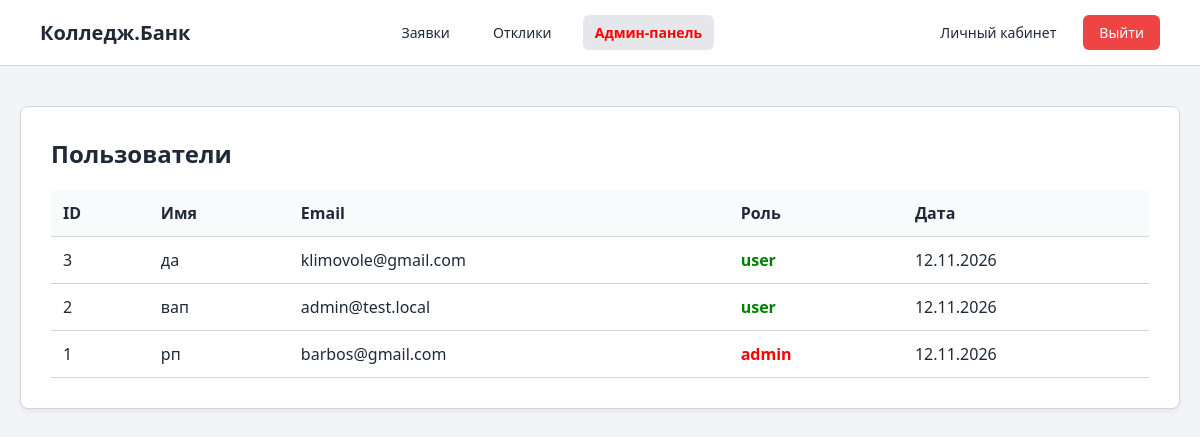
/admin.php (signed in), run on the app's committed database.
### tables this page shows
CREATE TABLE users (
    id INTEGER PRIMARY KEY AUTOINCREMENT,
    name TEXT NOT NULL,
    email TEXT UNIQUE NOT NULL,
    password_hash TEXT NOT NULL,
    role TEXT DEFAULT 'user',
    bio TEXT DEFAULT 'Информация обо мне пока не заполнена.',
    skills TEXT DEFAULT 'Навыки не указаны',
    created_at DATETIME DEFAULT CURRENT_TIMESTAMP
);

### admin.php (the view, shortened to what this page needs)
<?php
require 'db.php';
$users = $db->query("SELECT id, name, email, role, created_at FROM users ORDER BY id DESC")->fetchAll(PDO::FETCH_ASSOC);
?>
<!DOCTYPE html>
<html lang="ru">
<head>
    <meta charset="UTF-8"><title>Админ-панель | Колледж.Банк</title><link rel="stylesheet" href="style.css">
</head>
<body>
    <div class="top-bar">
        <div><strong>Колледж.Банк</strong></div>
        <div>
            <a href="offers.php" class="nav-link">Заявки</a>
            <a href="requests.php" class="nav-link">Отклики</a>
            <a href="admin.php" class="nav-link active" style="color: red;">Админ-панель</a>
        </div>
        <div style="display: flex; align-items: center;">
            <a href="profile.php" class="nav-link" style="margin-right: 15px;">Личный кабинет</a>
            <a href="logout.php" class="logout-btn">Выйти</a>
        </div>
    </div>
    <div class="dashboard-container">
        <div class="content-box" style="text-align: left;">
            <h2>Пользователи</h2>
            <table>
                <tr>
                    <th>ID</th>
                    <th>Имя</th>
                    <th>Email</th>
                    <th>Роль</th>
                    <th>Дата</th>
                </tr>
                <?php foreach ($users as $u): ?>
                    <tr>
                        <td><?= $u['id'] ?></td>
                        <td><?= htmlspecialchars($u['name']) ?></td>
                        <td><?= htmlspecialchars($u['email']) ?></td>
                        <td style="font-weight: bold; color: <?= $u['role'] == 'admin' ? 'red' : 'green' ?>;">
                            <?= $u['role'] ?>
                        </td>
                        <td><?= date('d.m.Y', strtotime($u['created_at'])) ?></td>
                    </tr>
                <?php endforeach; ?>
            </table>
        </div>
    </div>
</body>
</html>

### style.css (style rules this page uses)
:root { --bg: #f3f4f6; --card: #ffffff; --accent: #4b5563; --accent-hover: #374151; --text: #1f2937; --text-muted: #6b7280; --border: #d1d5db; }
* { box-sizing: border-box; margin: 0; padding: 0; font-family: 'Segoe UI', system-ui, sans-serif; }
body { background-color: var(--bg); color: var(--text); display: flex; flex-direction: column; min-height: 100vh; width: 100%; }
.top-bar { display: flex; justify-content: space-between; align-items: center; background-color: var(--card); padding: 15px 40px; border-bottom: 1px solid var(--border); width: 100%; }
.top-bar strong { font-size: 20px; color: var(--text); }
.dashboard-container { width: 100%; max-width: 1200px; margin: 0 auto; padding: 40px 20px; flex-grow: 1; }
h1, h2 { margin-bottom: 20px; font-weight: 600; color: var(--text); }
a { color: var(--accent); text-decoration: none; font-size: 14px; display: inline-block; margin-top: 15px; }
.content-box { background-color: var(--card); padding: 30px; border-radius: 8px; border: 1px solid var(--border); box-shadow: 0 4px 6px -1px rgba(0, 0, 0, 0.05); }
.logout-btn { padding: 8px 16px; background-color: #ef4444; color: white !important; border-radius: 6px; text-decoration: none !important; font-size: 14px; margin: 0; transition: background 0.2s; }
.nav-link { color: var(--text); text-decoration: none; margin-right: 15px; padding: 8px 12px; border-radius: 6px; transition: 0.2s; margin-top: 0; }
.nav-link.active { font-weight: bold; background-color: #e5e7eb; }
table { width: 100%; border-collapse: collapse; margin-top: 20px; }
th, td { padding: 12px; text-align: left; border-bottom: 1px solid var(--border); }
th { background-color: #f9fafb; font-weight: 600; }

### data on the page
users: id "3", name "да", email "klimovole@gmail.com", role "user", created_at "12.11.2026"
users: id "2", name "вап", email "admin@test.local", role "user", created_at "12.11.2026"
users: id "1", name "рп", email "barbos@gmail.com", role "admin", created_at "12.11.2026"
